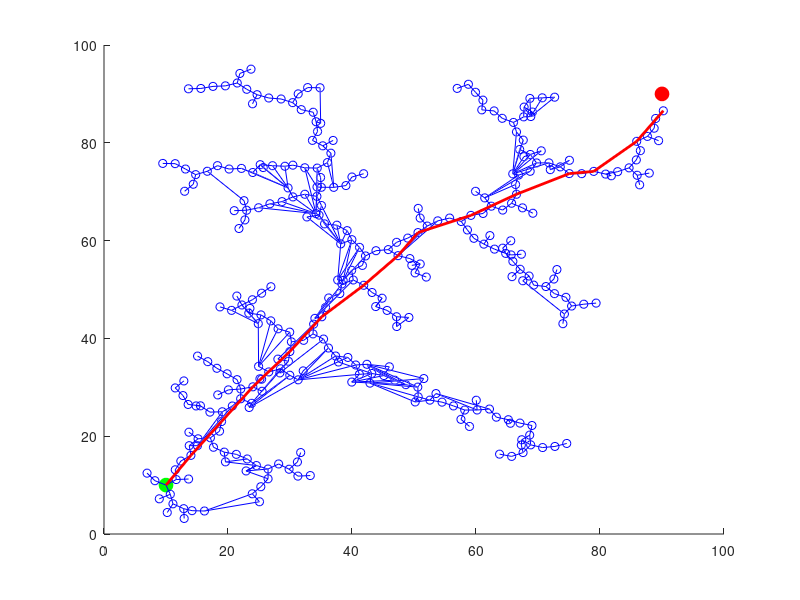

MATLAB code to generate this figure:
function RRTstar
    % Parameters
    start = [10, 10];
    goal = [90, 90];
    x_max = 100;
    y_max = 100;
    max_iter = 1000;
    step_size = 2;
    goal_radius = 5;
    search_radius = 10;

    % Initialize the tree with the start node
    tree.nodes = start;
    tree.cost = 0;
    tree.parent = 0;

    figure;
    hold on;
    xlim([0, x_max]);
    ylim([0, y_max]);
    plot(start(1), start(2), 'go', 'MarkerSize', 10, 'MarkerFaceColor', 'g');
    plot(goal(1), goal(2), 'ro', 'MarkerSize', 10, 'MarkerFaceColor', 'r');

    for i = 1:max_iter
        % Sample random point
        rand_point = [rand * x_max, rand * y_max];

        % Find nearest node in the tree
        [nearest_node, nearest_idx] = nearestNode(tree.nodes, rand_point);

        % Steer towards the random point
        new_point = steer(nearest_node, rand_point, step_size);
        
        % Check if the new point is within the search radius and closer to the goal
        if ~isCollision(nearest_node, new_point)
            % Find neighbors within the search radius
            neighbors = findNeighbors(tree.nodes, new_point, search_radius);

            % Choose the parent node which results in minimum cost
            [min_cost, min_idx] = chooseParent(neighbors, tree, nearest_idx, new_point);

            % Add the new node to the tree
            tree.nodes = [tree.nodes; new_point];
            tree.cost = [tree.cost; min_cost];
            tree.parent = [tree.parent; min_idx];

            % Rewire the tree
            tree = rewire(tree, neighbors, new_point, search_radius);

            % Plot the new point and edge
            plot([nearest_node(1), new_point(1)], [nearest_node(2), new_point(2)], 'b');
            plot(new_point(1), new_point(2), 'bo');
        end

        % Check if goal is reached
        if norm(new_point - goal) <= goal_radius
            disp('Goal reached!');
            break;
        end
    end

    % Trace the path from goal to start
    plotPath(tree, goal, goal_radius);
end

function [nearest_node, nearest_idx] = nearestNode(nodes, point)
    dists = sqrt(sum((nodes - point).^2, 2));
    [~, nearest_idx] = min(dists);
    nearest_node = nodes(nearest_idx, :);
end

function new_point = steer(from, to, step_size)
    direction = to - from;
    distance = norm(direction);
    if distance > step_size
        direction = direction / distance * step_size;
    end
    new_point = from + direction;
end

function collision = isCollision(from, to)
    collision = false;
    % Implement collision checking with obstacles if necessary
end

function neighbors = findNeighbors(nodes, point, radius)
    dists = sqrt(sum((nodes - point).^2, 2));
    neighbors = find(dists <= radius);
end

function [min_cost, min_idx] = chooseParent(neighbors, tree, nearest_idx, new_point)
    min_cost = tree.cost(nearest_idx) + norm(tree.nodes(nearest_idx, :) - new_point);
    min_idx = nearest_idx;
    for i = 1:length(neighbors)
        n = neighbors(i);
        cost = tree.cost(n) + norm(tree.nodes(n, :) - new_point);
        if cost < min_cost
            min_cost = cost;
            min_idx = n;
        end
    end
end

function tree = rewire(tree, neighbors, new_point, radius)
    new_idx = size(tree.nodes, 1);
    for i = 1:length(neighbors)
        n = neighbors(i);
        if n == new_idx
            continue;
        end
        cost = tree.cost(new_idx) + norm(tree.nodes(new_idx, :) - tree.nodes(n, :));
        if cost < tree.cost(n)
            tree.cost(n) = cost;
            tree.parent(n) = new_idx;
            % Update the tree plot
            plot([tree.nodes(n, 1), tree.nodes(tree.parent(n), 1)], ...
                 [tree.nodes(n, 2), tree.nodes(tree.parent(n), 2)], 'w');
            plot([tree.nodes(n, 1), tree.nodes(new_idx, 1)], ...
                 [tree.nodes(n, 2), tree.nodes(new_idx, 2)], 'b');
        end
    end
end

function plotPath(tree, goal, goal_radius)
    dists = sqrt(sum((tree.nodes - goal).^2, 2));
    [~, goal_idx] = min(dists);
    if dists(goal_idx) <= goal_radius
        node = goal_idx;
        while node ~= 0
            parent = tree.parent(node);
            if parent == 0
                break;
            end
            plot([tree.nodes(node, 1), tree.nodes(parent, 1)], ...
                 [tree.nodes(node, 2), tree.nodes(parent, 2)], 'r', 'LineWidth', 2);
            node = parent;
        end
    end
end
